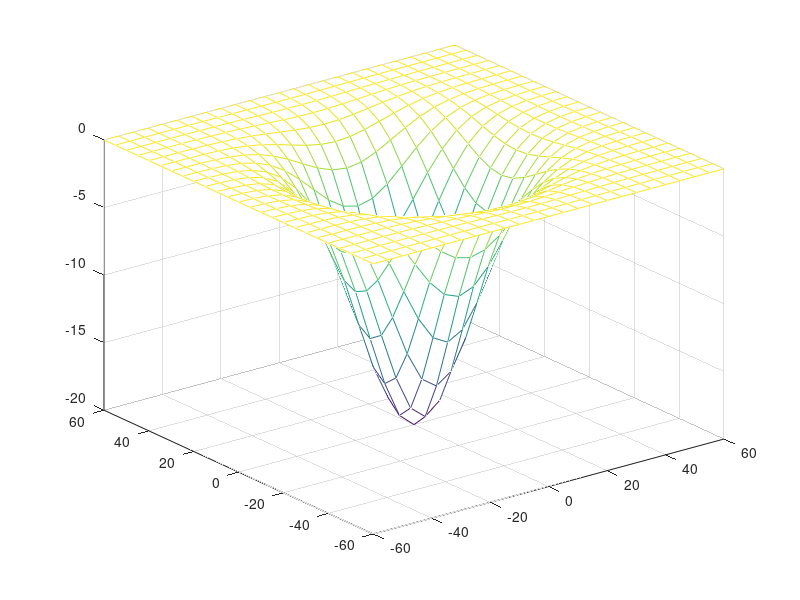

Write MATLAB code to recreate this figure. (Note: this script raises an error after producing the figure.)
close all
clear
clc

R = 10;
K = 20;
a = 5 .* R.^2;
 
x = -60:5:60;
y = x;
[xx,yy] = meshgrid(x,y);

z = -1 .* K .* exp((xx.^2+yy.^2)/-a);
mesh(x,y,z); hold on

psi = linspace(0,pi,13);
theta = linspace(0,2*pi,23);
psi = [psi; psi];
theta = [theta; theta];
[psi,theta] = meshgrid(psi,theta);

X = R.*sin(psi).*cos(theta);
Y = R.*sin(psi).*sin(theta);
Z = R.*cos(psi) - K + R;
mesh(X,Y,Z)

title("Distorted plane 2022 - Stanciu Iulia")
axis off
axis equal 

